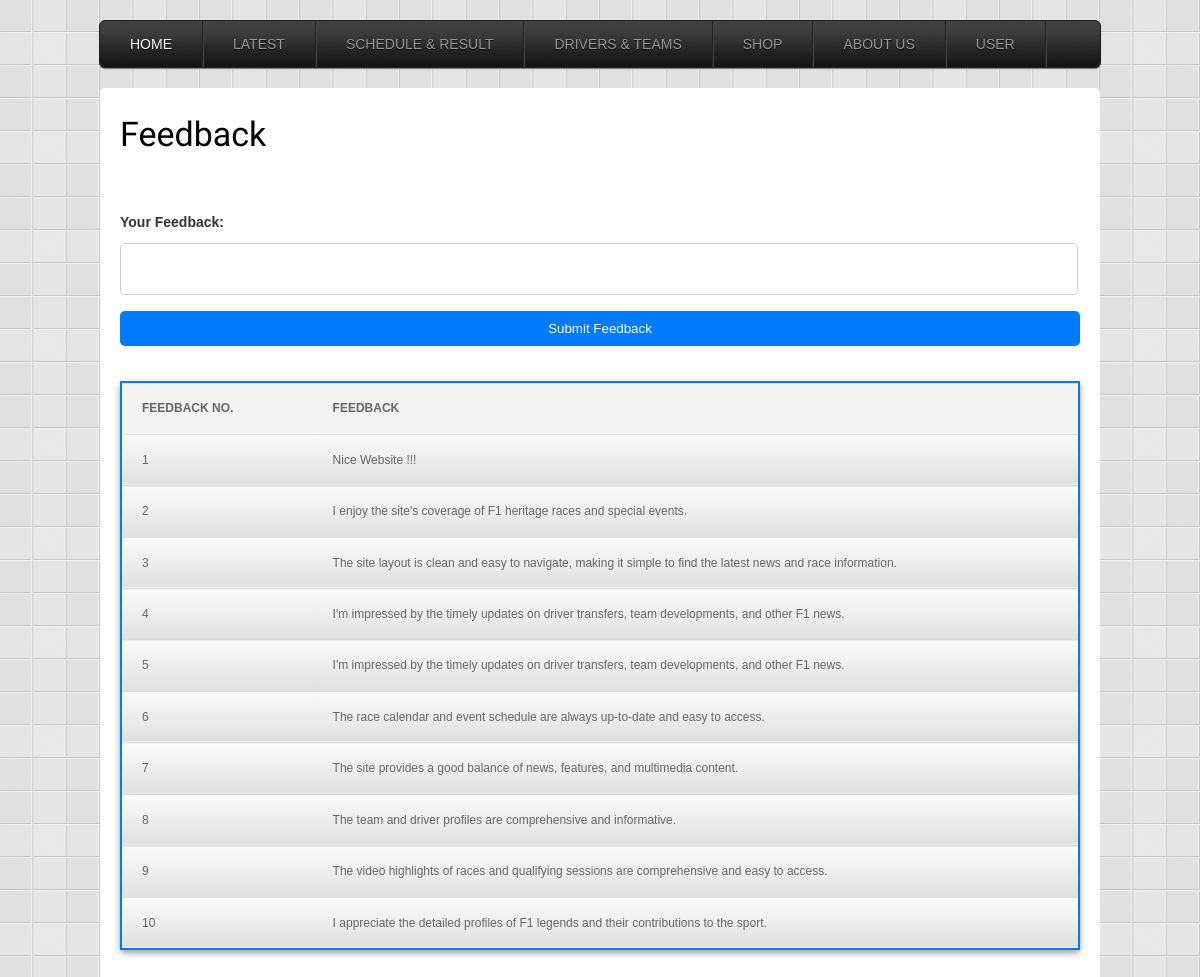
The app's page /feedback.php, older data.
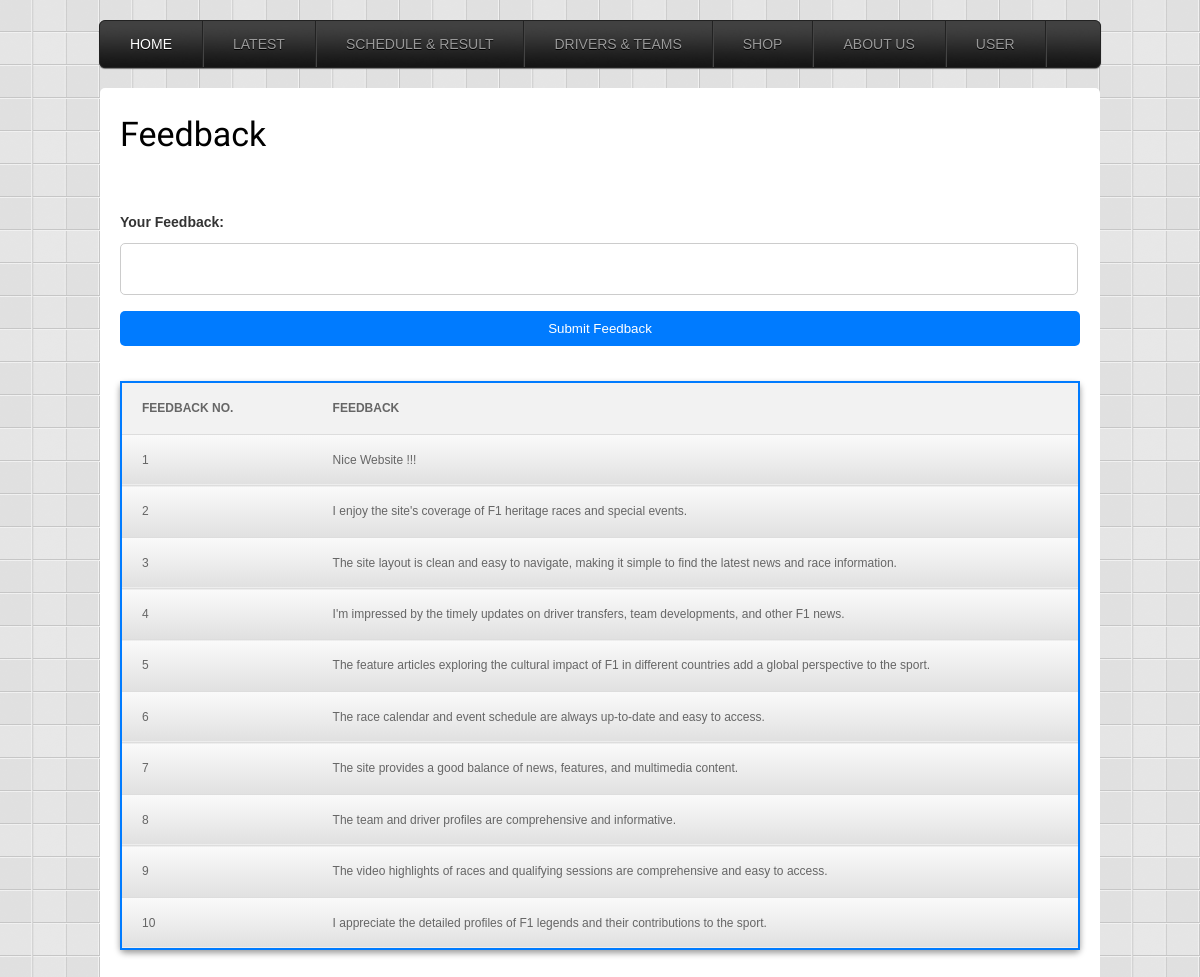
The same page, newer data.
### tables this page shows
CREATE TABLE `feedback` (
  `feedback_no.` int(4) NOT NULL,
  `feedback` text NOT NULL
);

### feedback.php (the view, shortened to what this page needs)
<?php include("dataconnection.php"); ?>
<!DOCTYPE HTML>
<head>
<link rel="stylesheet" type="text/css" media="screen" href="css/style.css">
<link rel="stylesheet" type="text/css" media="screen" href="menu/css/simple_menu.css">
<link rel="stylesheet" type="text/css" media="screen" href="css/feedback.css">
<link rel="stylesheet" type="text/css" href="js/fancybox/jquery.fancybox.css" media="all">
</head>
<body>
<ol id="menu">
  <li class="active_menu_item"><a href="index.php" style="color:#FFF">Home</a>
  </li>
  <li><a href="#">Latest</a>
  </li>
  <li><a href="schedule_result.php">Schedule & Result</a>
  </li>
  <li><a href="#">Drivers & Teams</a>
  </li>
  <li><a href="#">Shop</a>
  </li>
  <li><a href="#">About Us</a>
  </li>
  <li><a href="#">user</a>
  </li>
</ol>
<div id="container">
  <h1>Feedback</h1>
  <div class="feedback-form">
    <form action="feedback.php" method="post">
        <label for="feedback"><br><br>Your Feedback:</label>
        <textarea id="feedback" name="feedback" required></textarea>
        <input type="submit" value="Submit Feedback">
    </form>
</div>
    <div class="feedback-list">
            <table class="feedback-table" border="1" width="700px" height="100px">
                <tr>
                    <th>Feedback No.</th>
                    <th>Feedback</th>
                </tr>
                <?php
                $result = mysqli_query($connect, "SELECT * FROM feedback");
                while($row = mysqli_fetch_assoc($result)) {
                ?>
                    <tr>
                        <td><?php echo $row["feedback_no."];?></td>
                        <td><?php echo $row["feedback"]; ?></td>
                    </tr>
                <?php
                }
                ?>
            </table>
    </div>
  <div style="clear:both; height: 40px"></div>
</div>
</body>
</html>

### css/style.css (style rules this page uses)
html,body,div,span,applet,object,iframe,h1,h2,h3,h4,h5,h6,p,blockquote,pre,a,abbr,acronym,address,big,cite,code,del,dfn,em,font,img,ins,kbd,q,s,samp,small,strike,strong,sub,sup,tt,var,dl,dt,dd,ol,ul,li,fieldset,form,label,legend,table,caption,tbody,tfoot,thead,tr,th,td { margin:0;padding:0;border:0;outline:0;font-weight:inherit;font-style:inherit;font-family:inherit;vertical-align:baseline }
ol,ul,li { list-style-type:none }
table { border-collapse:separate;border-spacing:0 }
caption,th,td { text-align:left;font-weight:400 }
body { font-family: Arial, Helvetica, sans-serif; font-size: .875em; line-height: 1.6em; background: #fff url(../images/body_bg.png) fixed; color: #666; }
#container { font-size: 1em; width:960px; background: #FFF; border-top-left-radius: 5px; border-top-right-radius: 5px; padding: 15px 20px; margin: auto; position: relative; clear: both }
h1, h2, h3, h4 { font-family: 'Quicksand', sans-serif; }
h1 { font-size: 34px; padding: 20px 0; color: #000 }
a { color: #2997AB; text-decoration: none }
table { background:#eaeaea; font-family: Arial, Helvetica, sans-serif; width: 100%; font-size: 12px; margin:20px 0; border-collapse: separate; border:#ccc 1px solid; -moz-border-radius:5px; -webkit-border-radius:5px; border-radius:5px; -moz-box-shadow:0 3px 6px rgba(0, 0, 0, 0.4); box-shadow:0 3px 6px rgba(0, 0, 0, 0.4) }
table th { padding:14px 20px; text-transform:uppercase; font-weight: bold }
table td { background-image: -moz-linear-gradient(top, #fafafa, #E0E0E0); background-image: -webkit-gradient(linear, 0% 0%, 0% 100%, from(#fafafa), to(#E0E0E0)); background-image: -webkit-linear-gradient(top, #fafafa, #E0E0E0); background-image: -ms-linear-gradient(top, #fafafa, #E0E0E0); background-image: -o-linear-gradient(top, #fafafa, #E0E0E0); filter: progid:DXImageTransform.Microsoft.gradient(startColorstr='#fafafa', endColorstr='#E0E0E0'); padding: 14px 20px }
table tr:last-child td:first-child { -moz-border-radius-bottomleft: 5px; -webkit-border-bottom-left-radius: 5px; border-bottom-left-radius: 5px }
table tr:last-child td:last-child { -moz-border-radius-bottomright: 5px; -webkit-border-bottom-right-radius:5px; border-bottom-right-radius: 5px }

### menu/css/simple_menu.css (style rules this page uses)
#menu, #menu ol { margin: 0; padding: 0; list-style: none; }
#menu { width: 1000px; margin: 20px auto; border: 1px solid #222; background: #141414 url(../img/menu_bg.jpg) repeat-x top; -moz-border-radius: 6px; -webkit-border-radius: 6px; border-radius: 6px; -moz-box-shadow: 0 1px 1px #777; -webkit-box-shadow: 0 1px 1px #777; box-shadow: 0 1px 1px #777; }
#menu:before, #menu:after { content: ""; display: table; }
#menu:after { clear: both; }
#menu { zoom:1; }
#menu li { float: left; border-right: 1px solid #222; -moz-box-shadow: 1px 0 0 #444; -webkit-box-shadow: 1px 0 0 #444; box-shadow: 1px 0 0 #444; position: relative; }
#menu a { float: left; padding: 12px 30px; color: #999; text-transform: uppercase; text-shadow: 0 1px 0 #000; }

### css/feedback.css (style rules this page uses)
.feedback-form label { display: block; margin-bottom: 10px; font-weight: bold; color: #333; }
.feedback-form input[type="text"], .feedback-form textarea { width: 97.5%; padding: 10px; border: 1px solid #ccc; border-radius: 5px; resize: none; }
.feedback-form input[type="submit"] { background-color: #007bff; display: inline-block; justify-content: center; color: white; border: none; padding: 10px; margin-top: 10px; margin-bottom: 15px; border-radius: 5px; width: 100%; }
.feedback-table th:nth-child(2) { width: 80%; }
.feedback-table { width: 100%; border-collapse: collapse; margin-bottom: 20px; border: 2px solid #007bff; border-radius: 5px; }
th, td { padding: 10px; border-bottom: 1px solid #ddd; text-align: left; }
th { background-color: #f2f2f2; font-weight: bold; }

Row changes from the older to the newer data that the page shows:
changed feedback id 5: feedback "I'm impressed by the timely updates on driver transfers, team developments, and other F1 news." → "The feature articles exploring the cultural impact of F1 in different countries add a global perspective to the sport."
